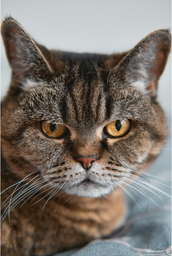
#> input picture DIP/cat.png, 172 x 256 px, shrunk from 510 x 758 before the run
$ jupyter execute 18.ipynb
#> lines starting #> are read from the running program, lines starting #| are printed output that depends on the picture; after the words box and inside, x2 and y2 are one past the last pixel; in counts of white or black regions, pixels touching at a corner belong together
## Problem 18
Hit-or-miss transform, thinning, and boundary extraction.

[cell 1]
import cv2
import matplotlib.pyplot as plt
import numpy as np

source = cv2.imread("cat.png", cv2.IMREAD_GRAYSCALE)
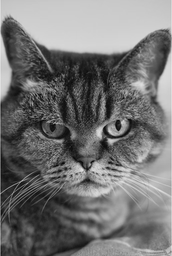
#> source: shape (256, 172); min 7, max 228, mean 115.8
if source is None:
    raise FileNotFoundError("Could not read cat.png")
def manual_otsu_threshold(image):
    histogram = [0] * 256
    for row in range(image.shape[0]):
        for col in range(image.shape[1]):
            histogram[int(image[row, col])] += 1
    total_pixels = image.shape[0] * image.shape[1]
#> total_pixels = 44032
    total_sum = sum(level * histogram[level] for level in range(256))
#> total_sum = 5100171
    background_weight = 0
    background_sum = 0
    best_threshold = 0
    best_variance = -1
    for threshold in range(256):
        background_weight += histogram[threshold]
        if background_weight == 0:
            continue
        foreground_weight = total_pixels - background_weight
        if foreground_weight == 0:
            break
        background_sum += threshold * histogram[threshold]
        background_mean = background_sum / background_weight
        foreground_mean = (total_sum - background_sum) / foreground_weight
        variance = background_weight * foreground_weight * (background_mean - foreground_mean) ** 2
        if variance > best_variance:
            best_variance = variance
            best_threshold = threshold
#> after the loop, background_sum = 5099943; background_weight = 44032; best_threshold = 125; best_variance = 5.34e+12
    binary_image = np.zeros_like(image, dtype=np.uint8)
    for row in range(image.shape[0]):
        for col in range(image.shape[1]):
            binary_image[row, col] = 255 if image[row, col] > best_threshold else 0
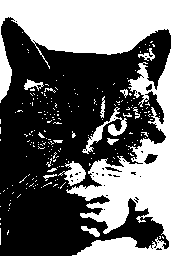
#> binary_image: shape (256, 172); 41.1% white; 212 white regions (197 under 20 px), largest, box (x1, y1, x2, y2) and area: (0, 0, 172, 256) 16158, (82, 107, 127, 154) 460, (58, 161, 86, 186) 332
    return binary_image

binary = manual_otsu_threshold(source)

def manual_erode(binary_image, kernel):
    image = binary_image > 0
    result = np.zeros_like(binary_image, dtype=np.uint8)
    radius_row = kernel.shape[0] // 2
#> radius_row = 1
    radius_col = kernel.shape[1] // 2
#> radius_col = 1
    for row in range(radius_row, image.shape[0] - radius_row):
        for col in range(radius_col, image.shape[1] - radius_col):
            fits = True
            for kr in range(kernel.shape[0]):
                for kc in range(kernel.shape[1]):
                    if kernel[kr, kc] == 1 and not image[row + kr - radius_row, col + kc - radius_col]:
                        fits = False
            if fits:
                result[row, col] = 255
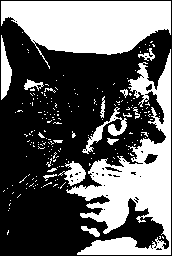
#> result: shape (256, 172); 39.6% white; 206 white regions (189 under 20 px), largest, box (x1, y1, x2, y2) and area: (66, 49, 171, 255) 7907, (1, 1, 171, 69) 7202, (82, 107, 127, 154) 460
    return result

def hit_or_miss(binary_image, kernel):
    foreground_match = manual_erode(binary_image, (kernel == 1).astype(np.uint8))
    background_match = manual_erode(255 - binary_image, (kernel == -1).astype(np.uint8))
#> after the loop in manual_erode (call 2), `for row in range(radius_row, image.shape[0] - radius_row):`:
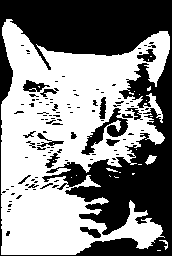
#> result: shape (256, 172); 53.2% white; 110 black regions (91 under 20 px), largest, box (x1, y1, x2, y2) and area: (0, 0, 172, 256) 18262, (81, 108, 128, 155) 638, (23, 80, 50, 92) 175
    result = np.zeros_like(binary_image, dtype=np.uint8)
    for row in range(binary_image.shape[0]):
        for col in range(binary_image.shape[1]):
            if foreground_match[row, col] == 255 and background_match[row, col] == 255:
                result[row, col] = 255
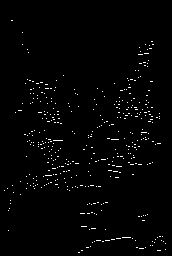
#> result: shape (256, 172); 1.5% white in thin lines or dots, all inside (x1, y1, x2, y2) = (4, 20, 166, 253)
    return result

def zhang_suen_thinning(binary_image):
    image = (binary_image > 0).astype(np.uint8)
    changed = True
    while changed:
        changed = False
        for step in (0, 1):
            remove = []
            for row in range(1, image.shape[0] - 1):
                for col in range(1, image.shape[1] - 1):
                    if image[row, col] == 0:
                        continue
                    p = image[row - 1:row + 2, col - 1:col + 2]
                    n = [p[0, 1], p[0, 2], p[1, 2], p[2, 2], p[2, 1], p[2, 0], p[1, 0], p[0, 0]]
                    transitions = sum(n[i] == 0 and n[(i + 1) % 8] == 1 for i in range(8))
                    if not 2 <= sum(n) <= 6 or transitions != 1:
                        continue
                    if step == 0:
                        keep = n[0] * n[2] * n[4] == 0 and n[2] * n[4] * n[6] == 0
                    else:
                        keep = n[0] * n[2] * n[6] == 0 and n[0] * n[4] * n[6] == 0
                    if keep:
                        remove.append((row, col))
            if remove:
                changed = True
                for row, col in remove:
                    image[row, col] = 0
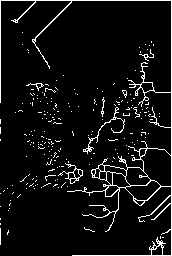
#> image: shape (256, 172); values 0 (black) and 1 (white), 6.3% white in thin lines or dots
    return image * 255
#> returned value: shape (256, 172); 6.3% white in thin lines or dots

# 1 = foreground, -1 = background, 0 = don't care.
kernel = np.array([[-1, -1, -1], [0, 1, 0], [0, 0, 0]], dtype=np.int8)
hit_or_miss_result = hit_or_miss(binary, kernel)
thinned = zhang_suen_thinning(binary)
structuring_element = np.ones((3, 3), dtype=np.uint8)
eroded = manual_erode(binary, structuring_element)
#> after the loop in manual_erode (call 3), `for row in range(radius_row, image.shape[0] - radius_row):`:
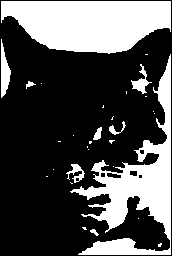
#> result: shape (256, 172); 31.4% white; 30 white regions (21 under 20 px), largest, box (x1, y1, x2, y2) and area: (1, 1, 171, 54) 6895, (70, 54, 171, 255) 5965, (1, 39, 11, 98) 336
boundary = np.zeros_like(binary, dtype=np.uint8)
for row in range(binary.shape[0]):
    for col in range(binary.shape[1]):
        if binary[row, col] == 255 and eroded[row, col] == 0:
            boundary[row, col] = 255
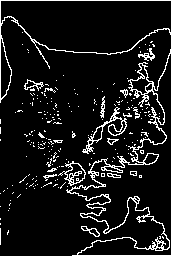
#> boundary: shape (256, 172); 9.6% white in thin lines or dots

plt.figure(figsize=(10, 5))
plt.subplot(1, 2, 1)
plt.imshow(source, cmap="gray", vmin=0, vmax=255)
plt.title("Grayscale Image")
plt.axis("off")
plt.subplot(1, 2, 2)
plt.imshow(binary, cmap="gray", vmin=0, vmax=255)
plt.title("Binary Image")
plt.axis("off")
plt.tight_layout()
plt.show()

plt.figure(figsize=(10, 5))
plt.subplot(1, 2, 1)
plt.imshow(binary, cmap="gray", vmin=0, vmax=255)
plt.title("Binary Image")
plt.axis("off")
plt.subplot(1, 2, 2)
plt.imshow(hit_or_miss_result, cmap="gray", vmin=0, vmax=255)
plt.title("Hit-or-Miss Transform")
plt.axis("off")
plt.tight_layout()
plt.show()

plt.figure(figsize=(10, 5))
plt.subplot(1, 2, 1)
plt.imshow(binary, cmap="gray", vmin=0, vmax=255)
plt.title("Binary Image")
plt.axis("off")
plt.subplot(1, 2, 2)
plt.imshow(thinned, cmap="gray", vmin=0, vmax=255)
plt.title("Thinned Image")
plt.axis("off")
plt.tight_layout()
plt.show()

plt.figure(figsize=(10, 5))
plt.subplot(1, 2, 1)
plt.imshow(binary, cmap="gray", vmin=0, vmax=255)
plt.title("Binary Image")
plt.axis("off")
plt.subplot(1, 2, 2)
plt.imshow(boundary, cmap="gray", vmin=0, vmax=255)
plt.title("Boundary Extraction")
plt.axis("off")
plt.tight_layout()
plt.show()
